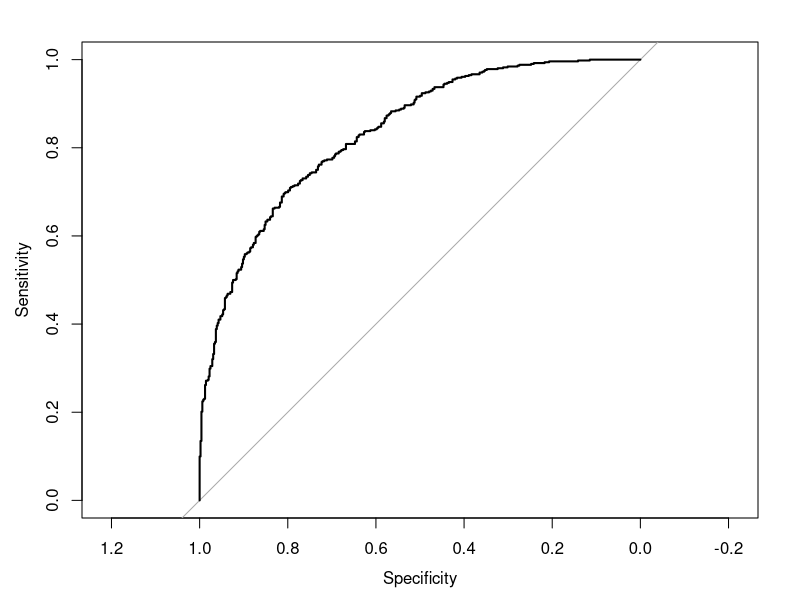
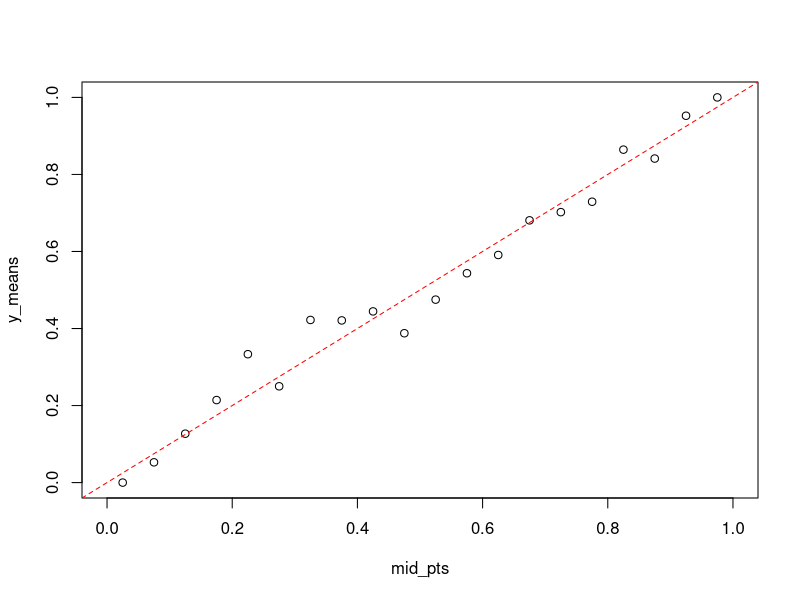
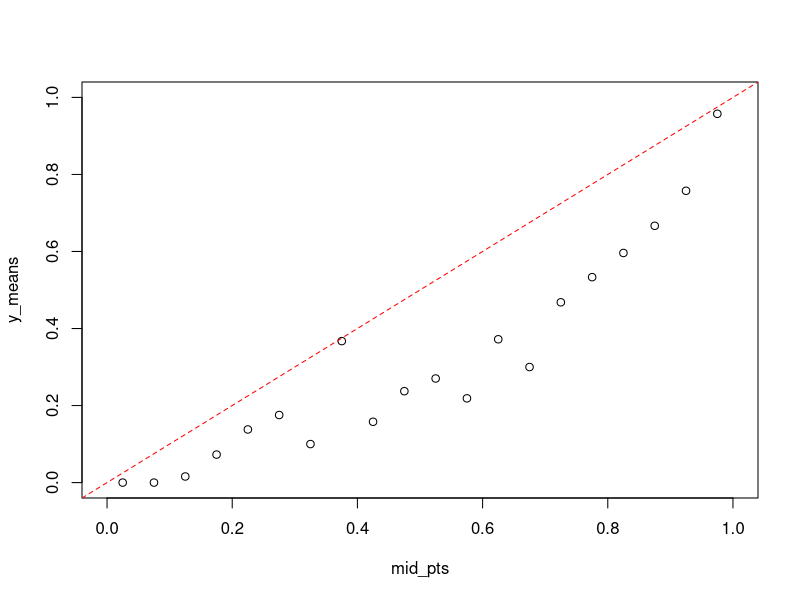

Write R code to recreate these figures, in order.
## ---- chunk 1

library(pROC)


logistic <- function(x) 1 / (1 + exp(-x)) # logistic function for converting log odds to probabilities


calibrate_plot <- function(y, y_hat,  bin_width) {
  
    bin_cuts <- seq.int(0,1, bin_width) # cutoff points for bins
    mid_pts <- ((bin_cuts + (bin_cuts  +bin_width)) / 2)[-length(bin_cuts)] #mid pt formula (drop last one )

    grp_mids <- cut(y_hat, bin_cuts) # group the predictions into bins for x-axis
    y_means <-  tapply(y, grp_mids, mean) # calculate the mean of each bin on the response variable for y -axi

    plot(mid_pts,  y_means, xlim = c(0,1), ylim = c(0,1)) #plot y_means over mid points
    abline(0, 1, lty = 'dashed', col = 'red') # add 45 degree line for reference
}


n <- 1e3 # Set sample size

## ---- chunk 2

# Generate Data
x1 <- rnorm(n) # predictor variable
x2 <- rnorm(n)  # predictor variable
logit_y <- 2*x1 + x2  +  rnorm(n) # log odds of outcome

## ---- chunk 3
pr_y <- logistic(logit_y) #probability of outcome
y <- rbinom(n, 1, pr_y) # actual outcome
dta <- data.frame(y, x1, x2) # store as dta frame
## ---- chunk 4
# Build and Evaulate Model
mod0 <- glm(y~ x1 + x2, dta, family = "binomial") # fit model
dta$y_hat <- predict(mod0, type = 'response') # predict probabilities given predictors
## ---- chunk 5
roc0 <- roc(dta, "y", "y_hat") # create roc object

plot(roc0)
## ---- chunk 6
auc(roc0) # calculate AUC

## ---- chunk 7

# Generate data for new time frame with slightly different timeframe
x1<- rnorm(n)
x2<- rnorm(n)
logit_y <- -1 + 1.8*x1+ 0.8*x2 + rnorm(n)
pr_y <- logistic(logit_y)
y <- rbinom(n, 1 , pr_y)
dta1 <- data.frame(y,  x1, x2)


# Make predictions basexsd on original model 
dta1$y_hat <- predict( mod0, newdata =dta1, type = 'response')

# Calculate AUC
roc1 <- roc(dta1, 'y', 'y_hat') 
auc(roc1)

## ---- chunk 8

calibrate_plot(dta$y, dta$y_hat, 0.05)

## ---- chunk 9
calibrate_plot(dta1$y, dta1$y_hat, 0.05)

## ---- chunk 10

mean(dta1[dta1$y_hat > .9 , ]$y)



mean(dta[dta$y_hat > .9 , ]$y)


